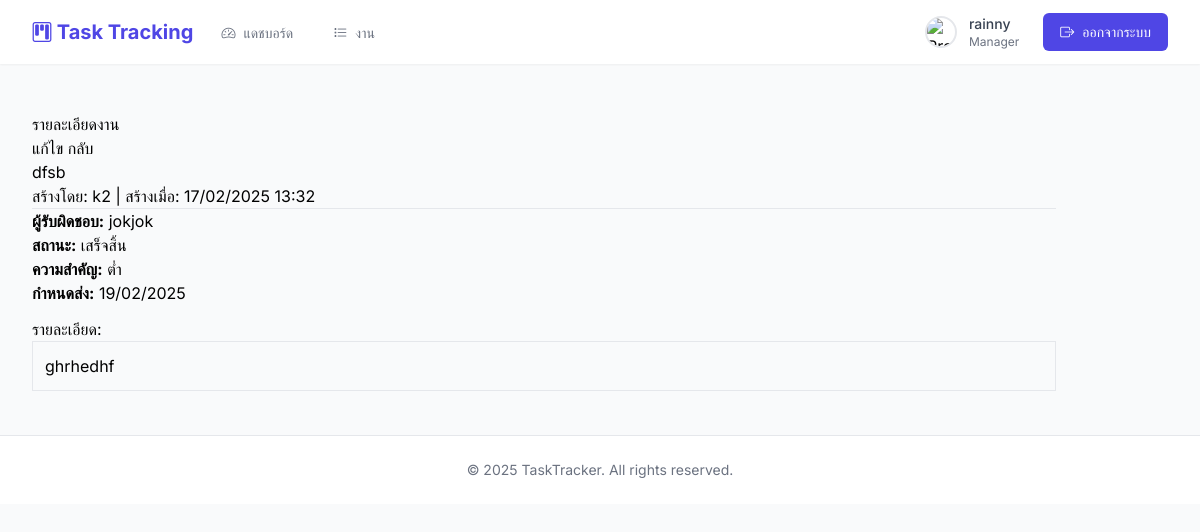
The app's page /manager/view_task.php?id=80 (signed in) with its own data.
### tables this page shows
CREATE TABLE `tasks` (
  `task_id` int(11) NOT NULL,
  `title` varchar(255) NOT NULL,
  `description` text DEFAULT NULL,
  `status` enum('pending','in_progress','completed','cancelled') DEFAULT 'pending',
  `priority` enum('low','medium','high','urgent') DEFAULT 'medium',
  `due_date` date DEFAULT NULL,
  `created_at` datetime DEFAULT current_timestamp(),
  `updated_at` datetime DEFAULT current_timestamp() ON UPDATE current_timestamp(),
  `created_by` int(11) DEFAULT NULL,
  `assigned_to` int(11) DEFAULT NULL,
  `project_id` int(11) DEFAULT NULL,
  `assigned_by` int(11) DEFAULT NULL
);

CREATE TABLE `users` (
  `user_id` int(11) NOT NULL,
  `username` varchar(50) NOT NULL,
  `email` varchar(100) NOT NULL,
  `password` varchar(255) NOT NULL,
  `role` enum('admin','manager','employee') NOT NULL DEFAULT 'employee',
  `token` varchar(64) DEFAULT NULL,
  `token_expires_at` datetime DEFAULT NULL,
  `created_at` timestamp NOT NULL DEFAULT current_timestamp(),
  `updated_at` datetime DEFAULT current_timestamp() ON UPDATE current_timestamp(),
  `is_active` tinyint(1) NOT NULL DEFAULT 1,
  `profile_image` varchar(255) DEFAULT 'default-profile.png',
  `department_id` int(11) DEFAULT NULL,
  `phone` varchar(20) DEFAULT NULL
);

### manager/view_task.php (the view, shortened to what this page needs)
<?php
include '../header.php';
require_once '../auth.php';
$task_id = $_GET['id'];
$sql = "SELECT t.*,
               u1.username as assigned_username,
               u2.username as created_username
        FROM tasks t
        LEFT JOIN users u1 ON t.assigned_to = u1.user_id
        LEFT JOIN users u2 ON t.created_by = u2.user_id
        WHERE t.task_id = ?";
$stmt = $conn->prepare($sql);
$stmt->bind_param("i", $task_id);
$stmt->execute();
$task = $stmt->get_result()->fetch_assoc();
?>
<div class="container mt-4">
    <div class="card">
        <div class="card-header d-flex justify-content-between align-items-center">
            <h5 class="mb-0">รายละเอียดงาน</h5>
            <div>
                <a href="edit_task.php?id=<?php echo $task_id; ?>" class="btn btn-primary btn-sm">แก้ไข</a>
                <a href="tasks.php" class="btn btn-secondary btn-sm">กลับ</a>
            </div>
        </div>
        <div class="card-body">
            <h4><?php echo htmlspecialchars($task['title']); ?></h4>
            <p class="text-muted">
                สร้างโดย: <?php echo htmlspecialchars($task['created_username']); ?> |
                สร้างเมื่อ: <?php echo date('d/m/Y H:i', strtotime($task['created_at'])); ?>
            </p>
            <hr>
            <div class="row mb-3">
                <div class="col-md-6">
                    <p><strong>ผู้รับผิดชอบ:</strong> <?php echo htmlspecialchars($task['assigned_username'] ?? 'ยังไม่ได้มอบหมาย'); ?></p>
                    <p><strong>สถานะ:</strong>
                        <span class="badge bg-<?php
                            echo match($task['status']) {
                                'pending' => 'warning',
                                'in_progress' => 'primary',
                                'completed' => 'success',
                                default => 'secondary'
                            };
                        ?>">
                            <?php
                            echo match($task['status']) {
                                'pending' => 'รอดำเนินการ',
                                'in_progress' => 'กำลังดำเนินการ',
                                'completed' => 'เสร็จสิ้น',
                                default => 'ไม่ระบุ'
                            };
                            ?>
                        </span>
                    </p>
                </div>
                <div class="col-md-6">
                    <p><strong>ความสำคัญ:</strong>
                        <span class="badge bg-<?php
                            echo match($task['priority']) {
                                'low' => 'success',
                                'medium' => 'warning',
                                'high' => 'danger',
                                default => 'secondary'
                            };
                        ?>">
                            <?php
                            echo match($task['priority']) {
                                'low' => 'ต่ำ',
                                'medium' => 'ปานกลาง',
                                'high' => 'สูง',
                                default => 'ไม่ระบุ'
                            };
                            ?>
                        </span>
                    </p>
                    <p><strong>กำหนดส่ง:</strong> <?php echo date('d/m/Y', strtotime($task['due_date'])); ?></p>
                </div>
            </div>
            <div class="mb-3">
                <h6>รายละเอียด:</h6>
                <p class="border p-3 bg-light">
                    <?php echo nl2br(htmlspecialchars($task['description'] ?? 'ไม่มีรายละเอียด')); ?>
                </p>
            </div>
        </div>
    </div>
</div>
<?php include '../footer.php'; ?>

### records on screen
tasks: title "dfsb", assigned_by.username "k2", created_at "17/02/2025 13:32", users.username "jokjok", status "เสร็จสิ้น", priority "ต่ำ", due_date "19/02/2025", description "ghrhedhf"

### other values on screen
$_SESSION['username'] "rainny"
$_SESSION['role'] "Manager"
